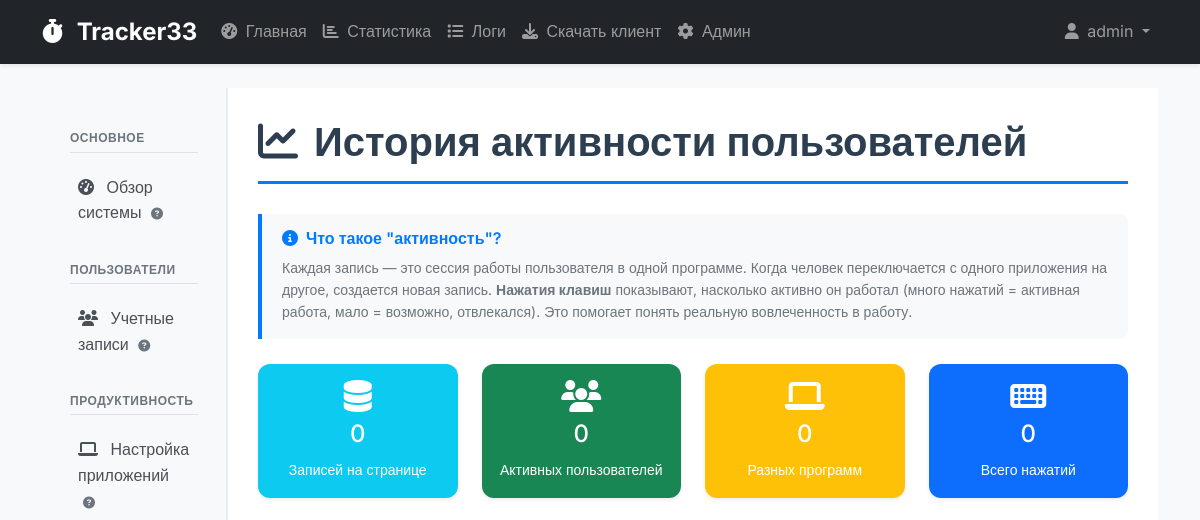
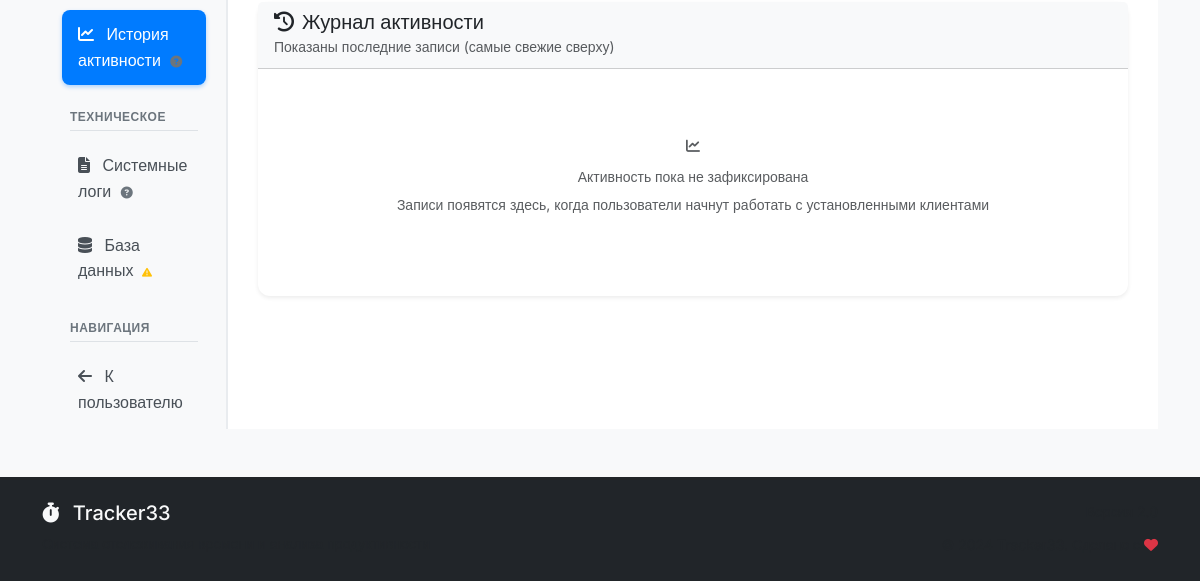
The page /admin-panel/activities/ (signed in) on the database as committed earlier (2 pictures, top to bottom).
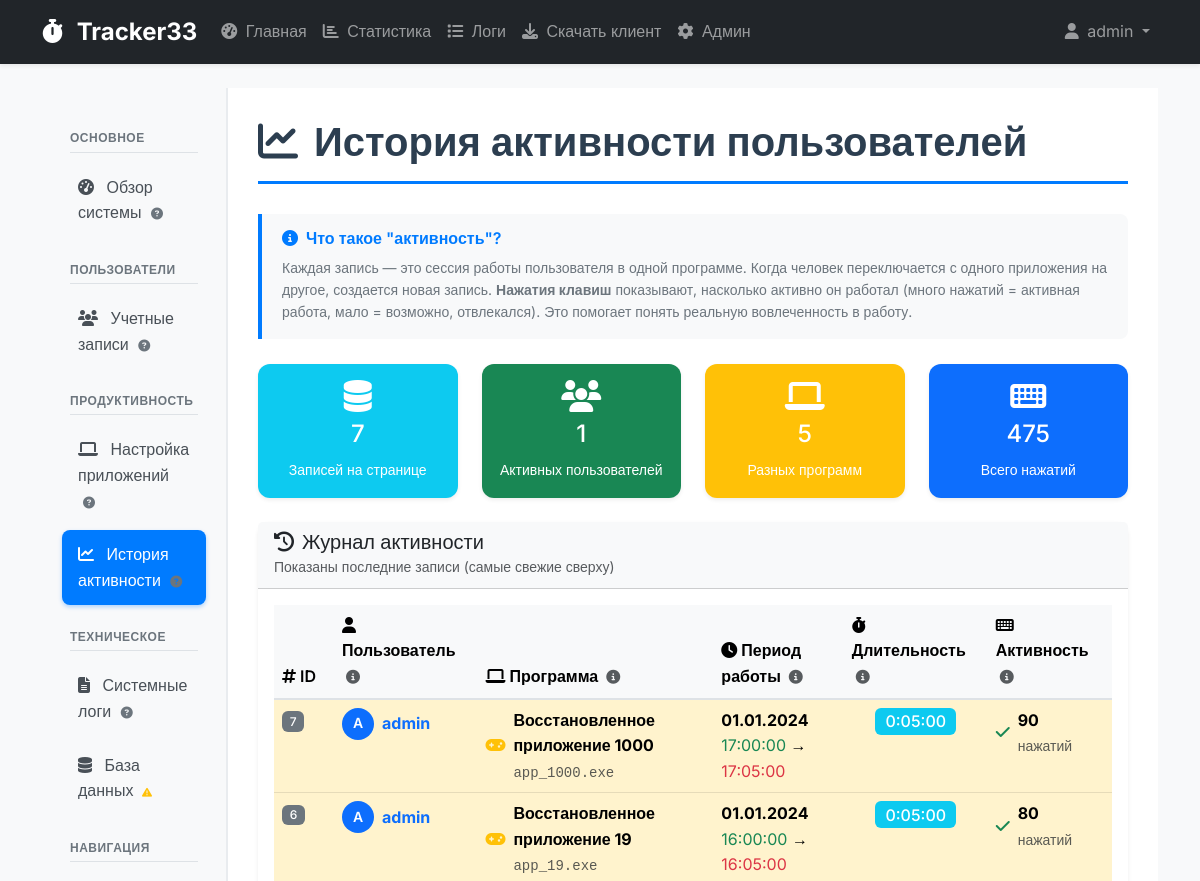
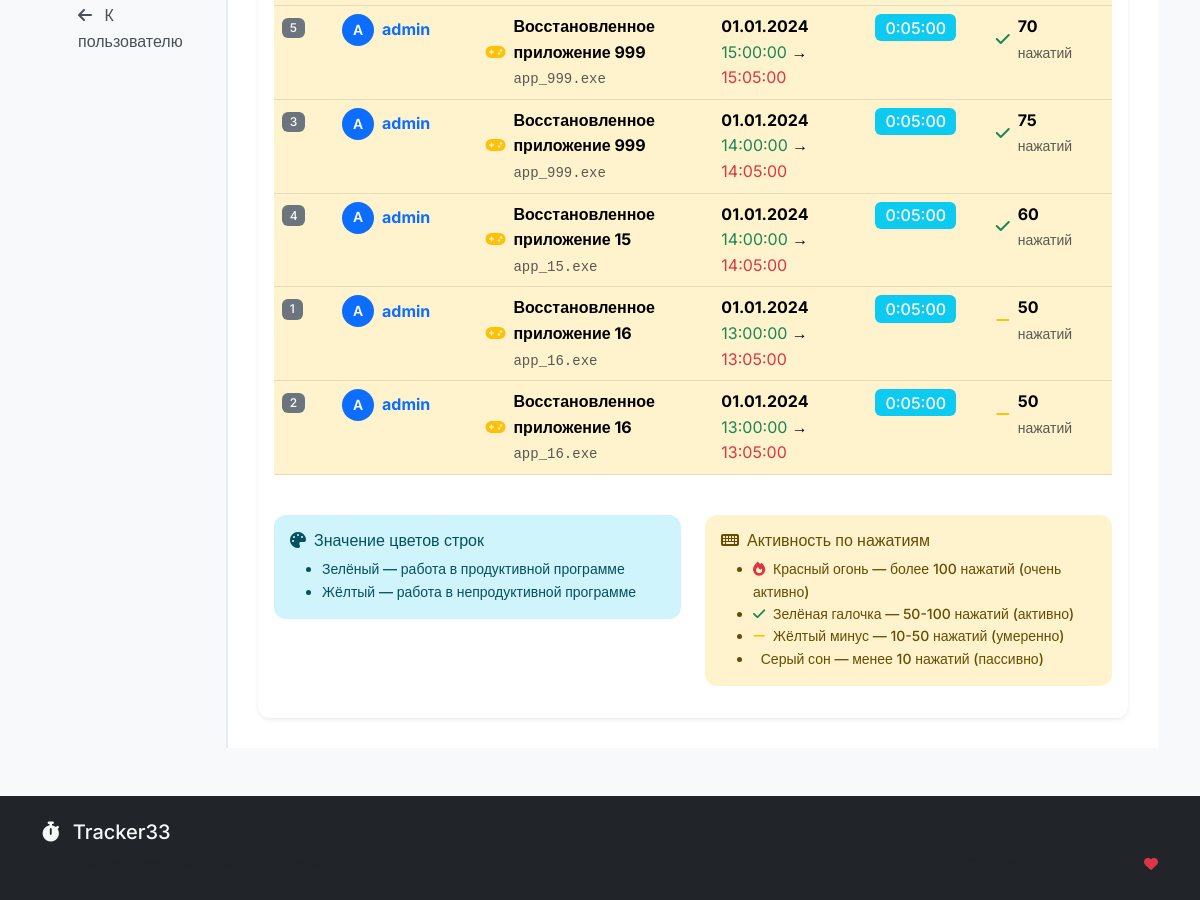
The same page on the database as committed later (2 pictures, top to bottom).
### tracking/models.py (models this page shows, shortened)
class UserActivity(models.Model):
    user = models.ForeignKey(CustomUser, on_delete=models.CASCADE, verbose_name='Пользователь')
    application = models.ForeignKey(Application, on_delete=models.CASCADE, verbose_name='Приложение')
    start_time = models.DateTimeField(verbose_name='Время начала')
    end_time = models.DateTimeField(verbose_name='Время окончания')
    duration = models.DurationField(verbose_name='Длительность', null=True, blank=True)
    keyboard_presses = models.IntegerField(default=0, verbose_name='Количество нажатий клавиш')
    class Meta:
        verbose_name = 'Активность пользователя'
        verbose_name_plural = 'Активности пользователей'
        indexes = [
            models.Index(fields=['user', 'start_time']),
            models.Index(fields=['user', 'end_time']),
            models.Index(fields=['application', 'start_time']),
            models.Index(fields=['application', 'end_time']),
        ]

class Application(models.Model):
    user = models.ForeignKey(CustomUser, on_delete=models.CASCADE, related_name='tracked_apps', null=True, blank=True)
    name = models.CharField(max_length=255, verbose_name='Название приложения')
    process_name = models.CharField(max_length=255, verbose_name='Имя процесса')
    is_active = models.BooleanField(default=True, verbose_name='Активно')
    is_productive = models.BooleanField(default=False, verbose_name='Полезное приложение')
    created_at = models.DateTimeField(default=timezone.now)
    updated_at = models.DateTimeField(auto_now=True)
    class Meta:
        verbose_name = 'Приложение'
        verbose_name_plural = 'Приложения'
        unique_together = ('user', 'process_name')
        ordering = ['name']
        indexes = [
            models.Index(fields=['user', 'is_active']),
            models.Index(fields=['user', 'is_productive']),
            models.Index(fields=['process_name']),
        ]

### users/models.py (models this page shows, shortened)
class CustomUser(AbstractUser):
    groups = models.ManyToManyField(
        'auth.Group',
        verbose_name='groups',
        blank=True,
        help_text='The groups this user belongs to.',
        related_name='custom_user_set',
        related_query_name='custom_user'
    )
    user_permissions = models.ManyToManyField(
        'auth.Permission',
        verbose_name='user permissions',
        blank=True,
        help_text='Specific permissions for this user.',
        related_name='custom_user_set',
        related_query_name='custom_user'
    )
    department = models.CharField(max_length=100, verbose_name='Отдел')
    position = models.CharField(max_length=100, verbose_name='Должность')
    is_active_tracking = models.BooleanField(default=True, verbose_name='Активное отслеживание')
    class Meta:
        verbose_name = 'Пользователь'
        verbose_name_plural = 'Пользователи'

### admin_panel/views.py (the view)
# urls.py: path('activities/', views.ActivityListView.as_view(), name='activities'),
class ActivityListView(LoginRequiredMixin, SuperUserRequiredMixin, ListView):
    model = UserActivity
    template_name = 'admin_panel/activity_list.html'
    context_object_name = 'activities'
    paginate_by = 50
    def get_queryset(self):
        return UserActivity.objects.select_related('user', 'application').order_by('-start_time')
    def get_context_data(self, **kwargs):
        context = super().get_context_data(**kwargs)
        all_activities = UserActivity.objects.all()
        total_keyboard_presses = all_activities.aggregate(
            total_presses=Sum('keyboard_presses')
        )['total_presses'] or 0
        context['total_keyboard_presses'] = total_keyboard_presses
        return context

### admin_panel/views.py (called while the page is built)
    def test_func(self):
        return self.request.user.is_superuser

### tracking/logging.py (called while the page is built)
    @staticmethod
    def log_view_performance(view_name, response_time, status_code):
        log_data = {
            'timestamp': datetime.now().isoformat(),
            'view_name': view_name,
            'response_time': response_time,
            'status_code': status_code
        }
        performance_logger.info(json.dumps(log_data))

### templates/admin_panel/activity_list.html (shortened to what the changed rows need)
{% extends 'admin_panel/base_admin.html' %}
{% block admin_content %}
<h1 class="admin-title">
    <i class="fas fa-chart-line me-3"></i>История активности пользователей
</h1>
<div class="row mb-4">
    <div class="col-md-3">
        <div class="card bg-info text-white">
            <div class="card-body text-center">
                <i class="fas fa-database fa-2x mb-2"></i>
                <h4>{{ activities|length }}</h4>
                <small>Записей на странице</small>
            </div>
        </div>
    </div>
    <div class="col-md-3">
        <div class="card bg-success text-white">
            <div class="card-body text-center">
                <i class="fas fa-users fa-2x mb-2"></i>
                <h4>
                    {% regroup activities by user as user_groups %}
                    {{ user_groups|length }}
                </h4>
                <small>Активных пользователей</small>
            </div>
        </div>
    </div>
    <div class="col-md-3">
        <div class="card bg-warning text-white">
            <div class="card-body text-center">
                <i class="fas fa-laptop fa-2x mb-2"></i>
                <h4>
                    {% regroup activities by application as app_groups %}
                    {{ app_groups|length }}
                </h4>
                <small>Разных программ</small>
            </div>
        </div>
    </div>
    <div class="col-md-3">
        <div class="card bg-primary text-white">
            <div class="card-body text-center">
                <i class="fas fa-keyboard fa-2x mb-2"></i>
                <h4>{{ total_keyboard_presses|default:0 }}</h4>
                <small>Всего нажатий</small>
            </div>
        </div>
    </div>
</div>
<div class="card">
    <div class="card-body">
        {% if activities %}
        <div class="table-responsive">
            <table class="table table-hover">
                <thead class="table-light">
                    <tr>
                        <th style="width: 60px;">
                            <i class="fas fa-hashtag me-1"></i>ID
                        </th>
                        <th>
                            <i class="fas fa-user me-1"></i>Пользователь
                            <i class="fas fa-info-circle text-muted ms-1"
                               data-bs-toggle="tooltip"
                               title="Кто работал в программе"></i>
                        </th>
                        <th>
                            <i class="fas fa-laptop me-1"></i>Программа
                            <i class="fas fa-info-circle text-muted ms-1"
                               data-bs-toggle="tooltip"
                               title="В какой программе происходила работа"></i>
                        </th>
                        <th>
                            <i class="fas fa-clock me-1"></i>Период работы
                            <i class="fas fa-info-circle text-muted ms-1"
                               data-bs-toggle="tooltip"
                               title="Когда началась и закончилась работа в программе"></i>
                        </th>
                        <th>
                            <i class="fas fa-stopwatch me-1"></i>Длительность
                            <i class="fas fa-info-circle text-muted ms-1"
                               data-bs-toggle="tooltip"
                               title="Сколько времени провел в программе"></i>
                        </th>
                        <th>
                            <i class="fas fa-keyboard me-1"></i>Активность
                            <i class="fas fa-info-circle text-muted ms-1"
                               data-bs-toggle="tooltip"
                               title="Количество нажатий клавиш — показатель вовлеченности"></i>
                        </th>
                    </tr>
                </thead>
                <tbody>
                    {% for activity in activities %}
                    <tr class="{% if activity.application.is_productive %}table-success{% else %}table-warning{% endif %}">
                        <td>
                            <span class="badge bg-secondary">{{ activity.id }}</span>
                        </td>
                        <td>
                            <div class="d-flex align-items-center">
                                <div class="avatar-sm me-2 bg-primary text-white rounded-circle d-flex align-items-center justify-content-center">
                                    {{ activity.user.username|first|upper }}
                                </div>
                                <div>
                                    <a href="{% url 'admin_panel:user_detail' activity.user.id %}" class="text-decoration-none">
                                        <strong>{{ activity.user.username }}</strong>
                                    </a>
                                </div>
                            </div>
                        </td>
                        <td>
                            <div class="d-flex align-items-center">
                                <div class="me-2">
                                    {% if activity.application.is_productive %}
                                        <i class="fas fa-briefcase text-success" title="Продуктивная программа"></i>
                                    {% else %}
                                        <i class="fas fa-gamepad text-warning" title="Непродуктивная программа"></i>
                                    {% endif %}
                                </div>
                                <div>
                                    <strong>{{ activity.application.name }}</strong>
                                    <br><small class="text-muted font-monospace">{{ activity.application.process_name }}</small>
                                </div>
                            </div>
                        </td>
                        <td>
                            <div>
                                <strong>{{ activity.start_time|date:"d.m.Y" }}</strong>
                                <br>
                                <span class="text-success">{{ activity.start_time|date:"H:i:s" }}</span>
                                →
                                <span class="text-danger">{{ activity.end_time|date:"H:i:s" }}</span>
                            </div>
                        </td>
                        <td>
                            <div class="text-center">
                                <div class="badge bg-info fs-6 mb-1">{{ activity.duration }}</div>
                            </div>
                        </td>
                        <td>
                            <div class="d-flex align-items-center">
                                <div class="me-2">
                                    {% if activity.keyboard_presses > 100 %}
                                        <i class="fas fa-fire text-danger" title="Очень активная работа"></i>
                                    {% elif activity.keyboard_presses > 50 %}
                                        <i class="fas fa-check text-success" title="Активная работа"></i>
                                    {% elif activity.keyboard_presses > 10 %}
                                        <i class="fas fa-minus text-warning" title="Умеренная активность"></i>
                                    {% else %}
                                        <i class="fas fa-sleep text-muted" title="Низкая активность"></i>
                                    {% endif %}
                                </div>
                                <div>
                                    <strong>{{ activity.keyboard_presses }}</strong>
                                    <br><small class="text-muted">нажатий</small>
                                </div>
                            </div>
                        </td>
                    </tr>
                    {% endfor %}
                </tbody>
            </table>
        </div>
        <div class="mt-4">
            <div class="row">
                <div class="col-md-6">
                    <div class="alert alert-info">
                        <h6 class="alert-heading">
                            <i class="fas fa-palette me-2"></i>Значение цветов строк
                        </h6>
                        <ul class="mb-0 small">
                            <li> Зелёный — работа в продуктивной программе</li>
                            <li> Жёлтый — работа в непродуктивной программе</li>
                        </ul>
                    </div>
                </div>
                <div class="col-md-6">
                    <div class="alert alert-warning">
                        <h6 class="alert-heading">
                            <i class="fas fa-keyboard me-2"></i>Активность по нажатиям
                        </h6>
                        <ul class="mb-0 small">
                            <li><i class="fas fa-fire text-danger me-1"></i> Красный огонь — более 100 нажатий (очень активно)</li>
                            <li><i class="fas fa-check text-success me-1"></i> Зелёная галочка — 50-100 нажатий (активно)</li>
                            <li><i class="fas fa-minus text-warning me-1"></i> Жёлтый минус — 10-50 нажатий (умеренно)</li>
                            <li> Серый сон — менее 10 нажатий (пассивно)</li>
                        </ul>
                    </div>
                </div>
            </div>
        </div>
        {% else %}
        <div class="text-center py-5">
            <i class="fas fa-chart-line fa-4x text-muted mb-3"></i>
            <h4 class="text-muted">Активность пока не зафиксирована</h4>
            <p class="text-muted">
                Записи появятся здесь, когда пользователи начнут работать с установленными клиентами
            </p>
        </div>
        {% endif %}
    </div>
</div>
{% endblock %}

Rows that differ between the two databases and show on the page:
added UserActivity: id "7", user.username|first "A", user.username "admin", application.name "Восстановленное приложение 1000", application.process_name "app_1000.exe", start_time "01.01.2024", start_time "17:00:00", end_time "17:05:00", duration "0:05:00", keyboard_presses "90"
added UserActivity: id "6", user.username|first "A", user.username "admin", application.name "Восстановленное приложение 19", application.process_name "app_19.exe", start_time "01.01.2024", start_time "16:00:00", end_time "16:05:00", duration "0:05:00", keyboard_presses "80"
added UserActivity: id "5", user.username|first "A", user.username "admin", application.name "Восстановленное приложение 999", application.process_name "app_999.exe", start_time "01.01.2024", start_time "15:00:00", end_time "15:05:00", duration "0:05:00", keyboard_presses "70"
added UserActivity: id "3", user.username|first "A", user.username "admin", application.name "Восстановленное приложение 999", application.process_name "app_999.exe", start_time "01.01.2024", start_time "14:00:00", end_time "14:05:00", duration "0:05:00", keyboard_presses "75"
added UserActivity: id "4", user.username|first "A", user.username "admin", application.name "Восстановленное приложение 15", application.process_name "app_15.exe", start_time "01.01.2024", start_time "14:00:00", end_time "14:05:00", duration "0:05:00", keyboard_presses "60"
added UserActivity: id "1", user.username|first "A", user.username "admin", application.name "Восстановленное приложение 16", application.process_name "app_16.exe", start_time "01.01.2024", start_time "13:00:00", end_time "13:05:00", duration "0:05:00", keyboard_presses "50"
added UserActivity: id "2", user.username|first "A", user.username "admin", application.name "Восстановленное приложение 16", application.process_name "app_16.exe", start_time "01.01.2024", start_time "13:00:00", end_time "13:05:00", duration "0:05:00", keyboard_presses "50"
Other text that changed with them:
{{ activities|length }}: "0" → "7"
{{ user_groups|length }}: "0" → "1"
{{ app_groups|length }}: "0" → "5"
{{ total_keyboard_presses|default:0 }}: "0" → "475"
text no longer shown: "Активность пока не зафиксирована Записи появятся здесь, когда пользователи начнут работать с установленными клиентами"
text now shown: "ID Пользователь Программа Период работы Длительность Активность Значение цветов строк Зелёный — работа в продуктивной программе Жёлтый — работа в непродуктивной программе Активность по нажатиям Красный огонь — более 100 нажатий (очень активно) Зелёная галочка — 50-100 нажатий (активно) Жёлтый минус — 10-50 нажатий (умеренно) Серый сон — менее 10 нажатий (пассивно)"
